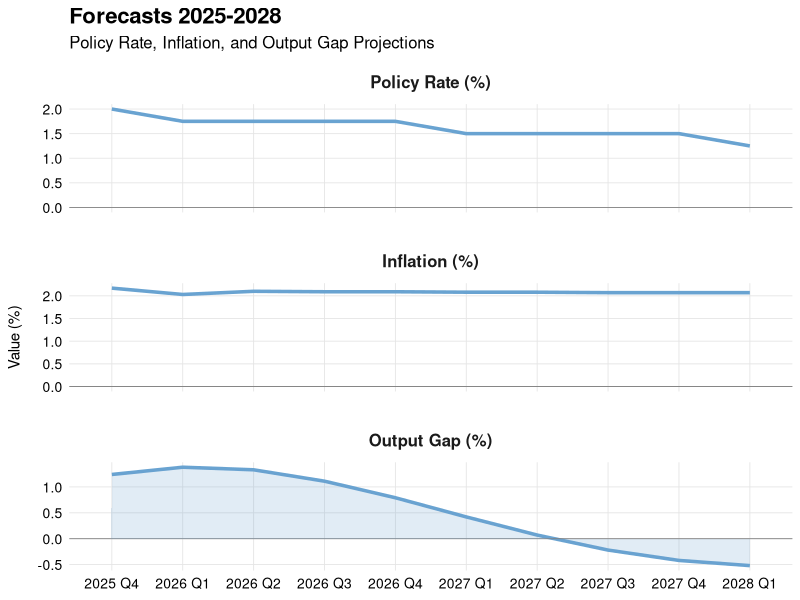
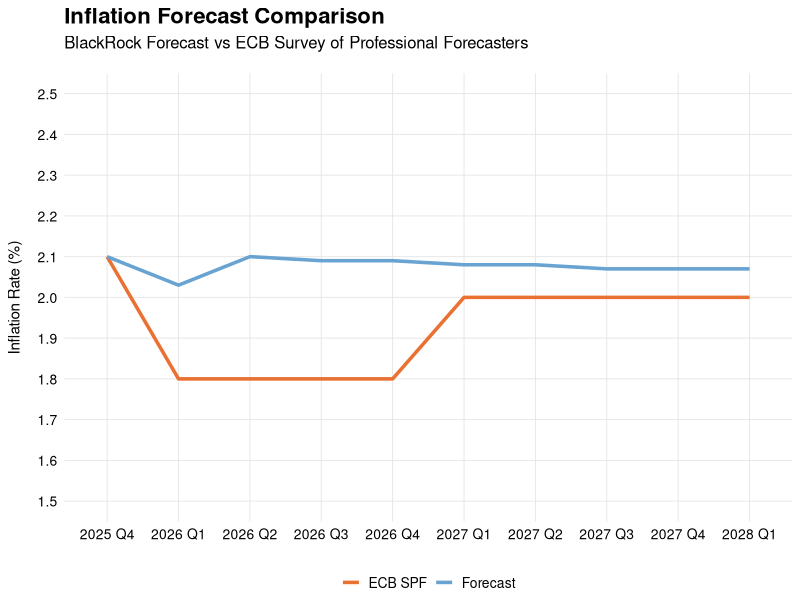
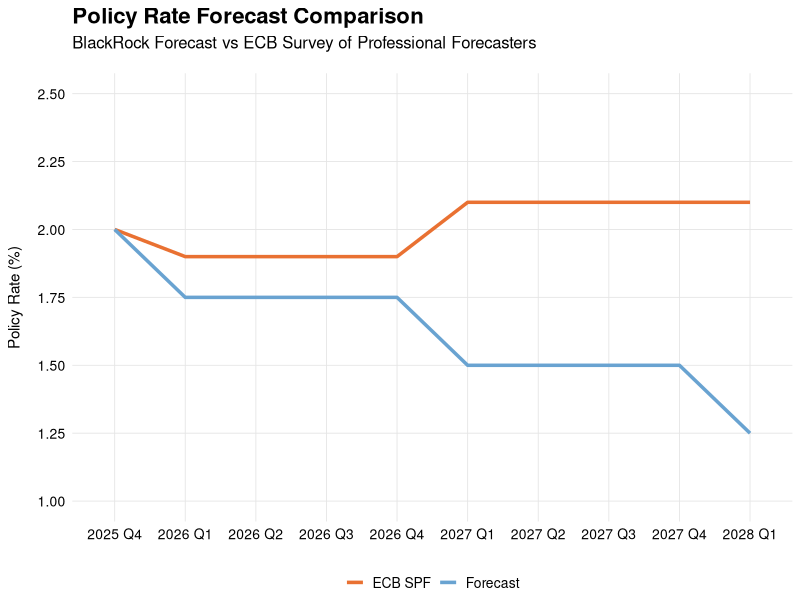
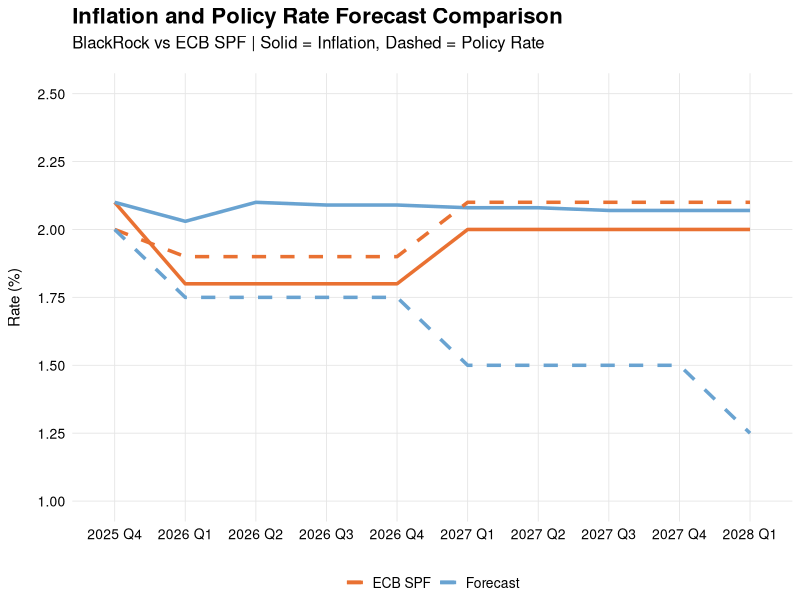
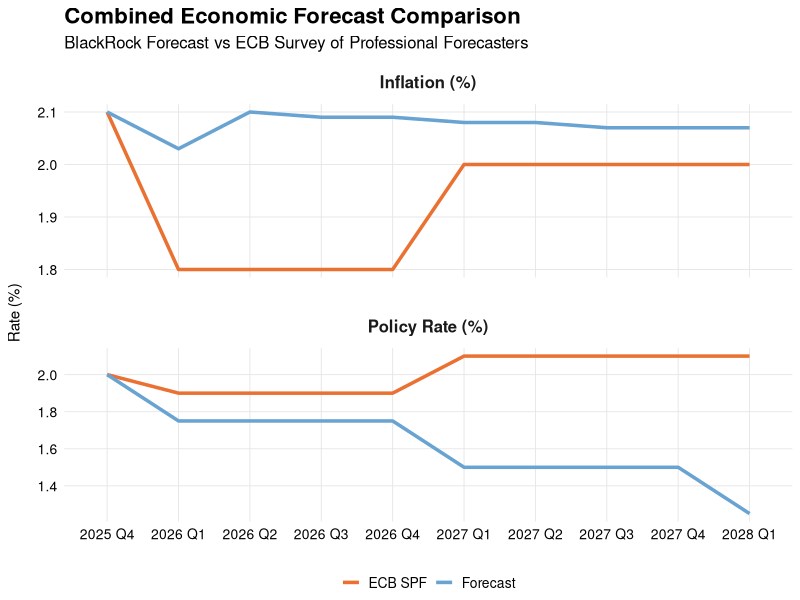
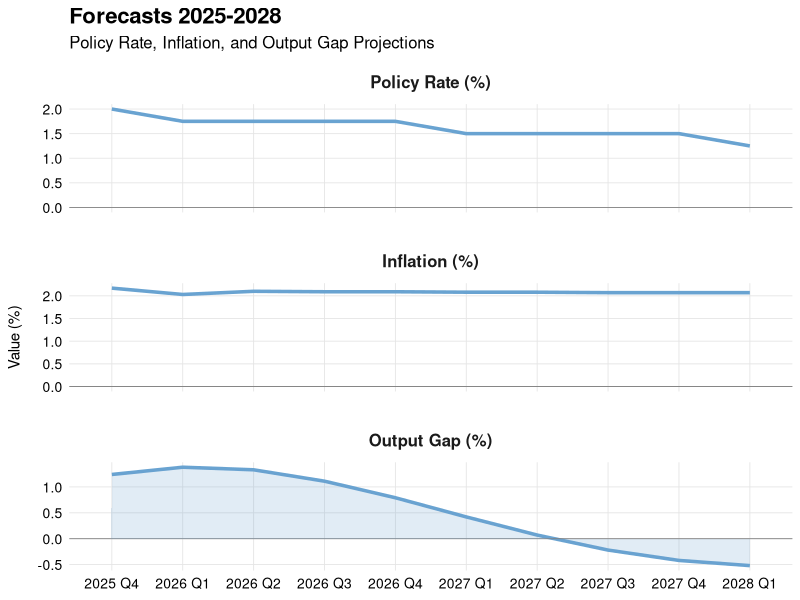
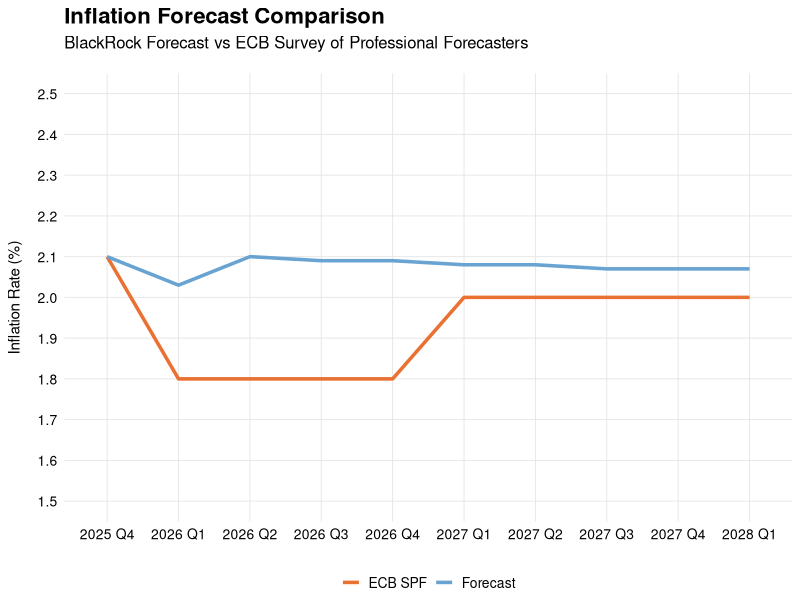
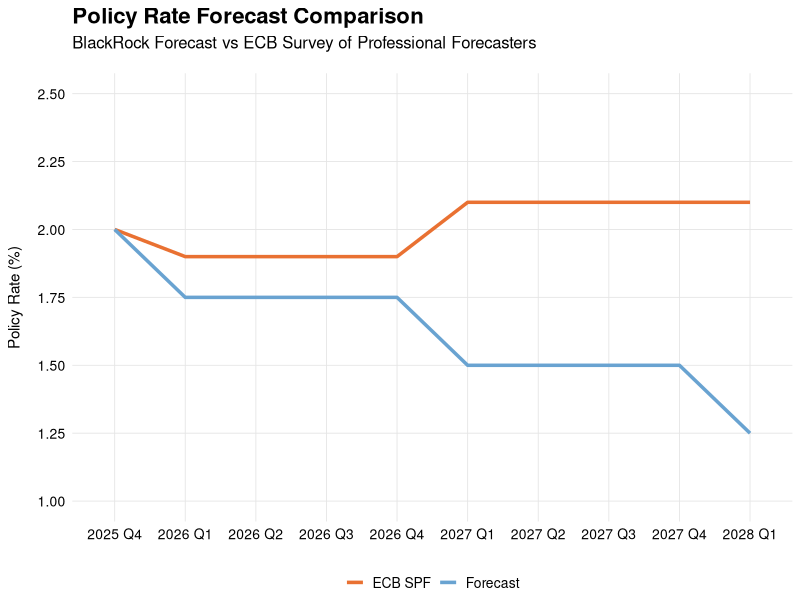

These charts were generated, in order, by the following R code:
# ============================================================================
# ECB Survey of Professional Forecasters (SPF) Comparison
# ============================================================================
# This script compares our forecasts with ECB SPF data for:
# - Policy Rate Forecasts
# - Inflation Forecasts
# ============================================================================

# Set up Environment
#rm(list = ls(all = TRUE)) # clear environment
#cat("\014") # clear console
#setwd("/Users/benoitgoye/Desktop/reports/figures")

# Load required packages
library(ggplot2)
library(dplyr)
library(tidyr)

# ============================================================================
# 1. Create data frames for our Forecast and the ECB SPF
# ============================================================================

our_forecasts <- data.frame(
  Quarter = c("2025 Q4", "2026 Q1", "2026 Q2", "2026 Q3", "2026 Q4",
              "2027 Q1", "2027 Q2", "2027 Q3", "2027 Q4", "2028 Q1"),
  Policy_Rate = c(2.00, 1.75, 1.75, 1.75, 1.75, 
                  1.50, 1.50, 1.50, 1.50, 1.25),
  Inflation = c(2.1, 2.03, 2.10, 2.09, 2.09, 
                2.08, 2.08, 2.07, 2.07, 2.07),
  Source = "Forecast"
)

spf_forecasts <- data.frame(
  Quarter = c("2025 Q4", "2026 Q1", "2026 Q2", "2026 Q3", "2026 Q4",
              "2027 Q1", "2027 Q2", "2027 Q3", "2027 Q4", "2028 Q1"),
  Policy_Rate = c(2.0, 1.9, 1.9, 1.9, 1.9, 2.1, 2.1, 2.1, 2.1, 2.1),
  Inflation = c(2.1, 1.8, 1.8, 1.8, 1.8, 2.0, 2.0, 2.0, 2.0, 2.0),
  Source = "ECB SPF"
)

comparison <- rbind(our_forecasts, spf_forecasts)

our_full_forecast_data <- data.frame(
  Quarter = c("2025 Q4", "2026 Q1", "2026 Q2", "2026 Q3", "2026 Q4",
              "2027 Q1", "2027 Q2", "2027 Q3", "2027 Q4", "2028 Q1"),
  Policy_Rate = c(2.00, 1.75, 1.75, 1.75, 1.75, 
                  1.50, 1.50, 1.50, 1.50, 1.25),
  Inflation = c(2.17, 2.03, 2.10, 2.09, 2.09, 
                2.08, 2.08, 2.07, 2.07, 2.07),
  Output_Gap = c(1.24, 1.38, 1.33, 1.11, 0.79, 
                 0.42, 0.07, -0.22, -0.42, -0.52),
  Source = "Forecast"
)

# ============================================================================
# 2. Define Unified Theme (matching the attached figure)
# ============================================================================

unified_theme <- theme_minimal() +
  theme(
    # Plot elements
    plot.title = element_text(size = 16, face = "bold", hjust = 0, margin = margin(b = 5)),
    plot.subtitle = element_text(size = 12, hjust = 0, margin = margin(b = 15)),
    plot.background = element_rect(fill = "white", color = NA),
    panel.background = element_rect(fill = "white", color = NA),
    
    # Grid
    panel.grid.major = element_line(color = "grey90", size = 0.3),
    panel.grid.minor = element_blank(),
    
    # Axes
    axis.title = element_text(size = 11, face = "plain"),
    axis.title.x = element_blank(),
    axis.title.y = element_text(size = 11, margin = margin(r = 10)),
    axis.text = element_text(size = 10, color = "black"),
    axis.text.x = element_text(angle = 0, hjust = 0.5),
    axis.line = element_blank(),
    axis.ticks = element_blank(),
    
    # Legend
    legend.position = "bottom",
    legend.title = element_blank(),
    legend.text = element_text(size = 10),
    legend.key.size = unit(1, "lines"),
    legend.margin = margin(t = 10),
    legend.background = element_rect(fill = "white", color = NA),
    
    # Facets
    strip.text = element_text(size = 12, face = "bold", margin = margin(b = 10)),
    strip.background = element_blank(),
    panel.spacing = unit(2, "lines")
  )

# ============================================================================
# 3. Create plots for our own forecast
# ============================================================================

# Reshape data to long format for faceting
forecast_long <- our_full_forecast_data %>%
  pivot_longer(
    cols = c(Policy_Rate, Inflation, Output_Gap),
    names_to = "Variable",
    values_to = "Value"
  ) %>%
  mutate(
    Variable = case_when(
      Variable == "Policy_Rate" ~ "Policy Rate (%)",
      Variable == "Inflation" ~ "Inflation (%)",
      Variable == "Output_Gap" ~ "Output Gap (%)",
      TRUE ~ Variable
    ),
    Variable = factor(Variable, levels = c("Policy Rate (%)", "Inflation (%)", "Output Gap (%)"))
  )

# Color scheme
forecast_color <- "#69A3D1"  # Blue color matching the attached figure

# Create plot
p0 <- ggplot(forecast_long, aes(x = Quarter, y = Value, group = Variable)) +
  geom_line(color = forecast_color, size = 1.2) +
  geom_hline(yintercept = 0, linetype = "solid", color = "gray50", size = 0.3) +
  
  # Add area fill ONLY for Output Gap
  geom_area(data = forecast_long %>% filter(Variable == "Output Gap (%)"),
            aes(x = Quarter, y = Value, group = Variable),
            fill = forecast_color, alpha = 0.2, color = NA) +
  
  facet_wrap(~Variable, ncol = 1, scales = "free_y") +
  labs(
    title = "Forecasts 2025-2028",
    subtitle = "Policy Rate, Inflation, and Output Gap Projections",
    y = "Value (%)"
  ) +
  unified_theme

print(p0)

# ============================================================================
# 4. Create Comparison Plots
# ============================================================================

# Color scheme for comparison
colors <- c("Forecast" = "#69A3D1", "ECB SPF" = "#E97132")

# Plot 1: Inflation Forecasts Comparison
p1 <- ggplot(comparison, aes(x = Quarter, y = Inflation, color = Source, group = Source)) +
  geom_line(size = 1.2) +
  scale_color_manual(values = colors) +
  scale_y_continuous(breaks = seq(1.5, 2.5, 0.1), limits = c(1.5, 2.5)) +
  labs(
    title = "Inflation Forecast Comparison",
    subtitle = "BlackRock Forecast vs ECB Survey of Professional Forecasters",
    y = "Inflation Rate (%)"
  ) +
  unified_theme

# Plot 2: Policy Rate Forecasts Comparison
p2 <- ggplot(comparison, aes(x = Quarter, y = Policy_Rate, color = Source, group = Source)) +
  geom_line(size = 1.2) +
  scale_color_manual(values = colors) +
  scale_y_continuous(breaks = seq(0, 3, 0.25), limits = c(1, 2.5)) +
  labs(
    title = "Policy Rate Forecast Comparison",
    subtitle = "BlackRock Forecast vs ECB Survey of Professional Forecasters",
    y = "Policy Rate (%)"
  ) +
  unified_theme

# Display plots
print(p1)
print(p2)

# ============================================================================
# 5. Combined Plot
# ============================================================================

# Create a version with better visual distinction
p3 <- ggplot(comparison, aes(x = Quarter, color = Source)) +
  geom_line(aes(y = Inflation, group = Source), 
            size = 1.2, linetype = "solid") +
  geom_line(aes(y = Policy_Rate, group = Source), 
            size = 1.2, linetype = "dashed") +
  scale_y_continuous(
    name = "Rate (%)",
    breaks = seq(1, 2.5, 0.25),
    limits = c(1, 2.5)
  ) +
  scale_color_manual(values = colors) +
  labs(
    title = "Inflation and Policy Rate Forecast Comparison",
    subtitle = "BlackRock vs ECB SPF | Solid = Inflation, Dashed = Policy Rate"
  ) +
  unified_theme

print(p3)

# ============================================================================
# 6. COMBINED PLOT - Alternative Layout with Panels
# ============================================================================

# Reshape data to long format for faceting
comparison_long <- comparison %>%
  pivot_longer(
    cols = c(Inflation, Policy_Rate),
    names_to = "Variable",
    values_to = "Value"
  ) %>%
  mutate(
    Variable = case_when(
      Variable == "Inflation" ~ "Inflation (%)",
      Variable == "Policy_Rate" ~ "Policy Rate (%)",
      TRUE ~ Variable
    )
  )

# Create faceted plot
p4 <- ggplot(comparison_long, aes(x = Quarter, y = Value, color = Source, group = Source)) +
  geom_line(size = 1.2) +
  facet_wrap(~Variable, ncol = 1, scales = "free_y") +
  scale_color_manual(values = colors) +
  labs(
    title = "Combined Economic Forecast Comparison",
    subtitle = "BlackRock Forecast vs ECB Survey of Professional Forecasters",
    y = "Rate (%)"
  ) +
  unified_theme

print(p4)

# ============================================================================
# 7. Export Plots
# ============================================================================

# Save the combined plots
ggsave("forecasts_panels.png", plot = p0, width = 12, height = 10, dpi = 300, bg = "white")
ggsave("inflation_forecast_comparison.png", plot = p1, width = 10, height = 6, dpi = 300, bg = "white")
ggsave("policy_rate_forecast_comparison.png", plot = p2, width = 10, height = 6, dpi = 300, bg = "white")
ggsave("combined_forecast.png", plot = p3, width = 12, height = 7, dpi = 300, bg = "white")
ggsave("combined_forecast_panels.png", plot = p4, width = 12, height = 10, dpi = 300, bg = "white")

cat("\n==== Plots created successfully ====\n")